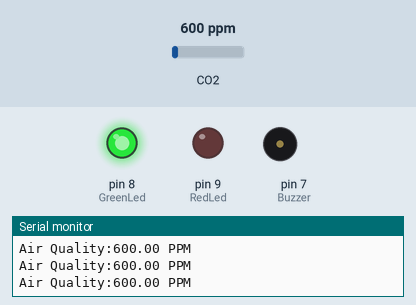
Recording of a sketch running on a simulated Arduino Uno, built with avr-gcc and run on an emulated ATmega328P. Parts: output pins drawn as LEDs (lit = HIGH), buzzer (waves = sounding), the last lines printed to the serial monitor. The test bench sets the inputs (shaded band); at power-on: CO2 600 ppm.

Above: at 1.2 s.
1.3 s: CO2 set to 973 ppm
4.3 s: CO2 set to 1034 ppm
At 5.4 s:
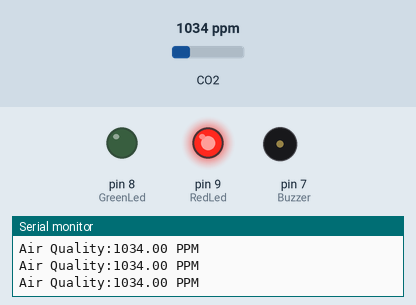
5.8 s: CO2 set to 1961 ppm
8.8 s: CO2 set to 2036 ppm
At 9.7 s:
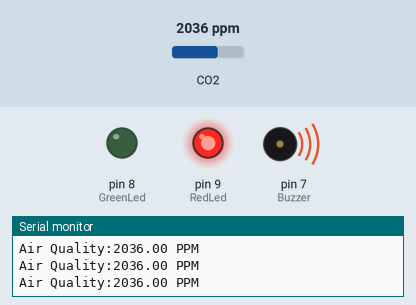
10.3 s: CO2 set to 1050 ppm
At 11.4 s:
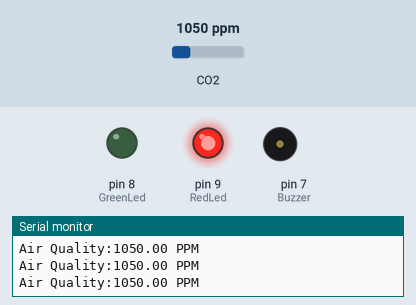
13.3 s: CO2 set to 452 ppm
At 14.2 s:
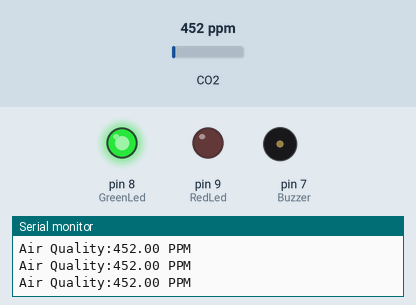
Timing chart, 0 to 15.8 s (numbered marks = the images above; inputs shaded):
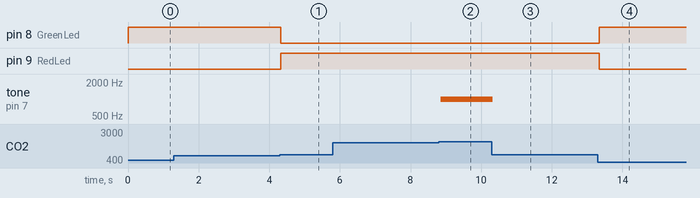

Measured:
- the behaviour switches between 1000 and 1001 ppm on CO2 (found by bisection; images 0 and 1)
- the behaviour switches between 2000 and 2001 ppm on CO2 (found by bisection; images 1 and 2)
- after the input at 4.3 s, pin 8 (GreenLed): HIGH → LOW at once; pin 9 (RedLed): LOW → HIGH at once
- after the input at 8.8 s, tone on pin 7 (Buzzer): silent → 1000 Hz after 0.05 s
- after the input at 10.3 s, tone on pin 7 (Buzzer): 1000 Hz → silent at once
- after the input at 13.3 s, pin 8 (GreenLed): LOW → HIGH after 0.05 s; pin 9 (RedLed): HIGH → LOW after 0.05 s

The sketch:

Tinkerer_lab.ino
```cpp
 #include "MQ135.h"
 //OLED Display libraries
 #include <SPI.h>
 #include <Wire.h>


 //In and Out
 int RedLed = 9;
 int GreenLed = 8;
 int Buzzer = 7;

void setup()
 {
  pinMode(RedLed, OUTPUT);   // initialize digital pin RedLed as an output.
  pinMode(GreenLed, OUTPUT); // initialize digital pin GreenLed as an output.
  pinMode(Buzzer, OUTPUT);   // initialize digital pin Buzzer as an output.
  // Start serial communication between arduino and your computer
  Serial.begin(9600);


 }


void loop()
 {
  // Read Senso value
  MQ135 gasSensor = MQ135(A0);
  float air_quality = gasSensor.getPPM();
  // Print Senso value on Serial Monitor Window
  Serial.print("Air Quality:");
  Serial.print(air_quality);
  Serial.println(" PPM");
    // when air quality value less than 1000PPM
    if (air_quality<=1000)
     {
      digitalWrite(GreenLed, HIGH); // turn the Green LED on
      digitalWrite(RedLed,LOW);    // turn the Red LED off
      noTone(Buzzer);              // turn the Buzzer off
     }
    // when air quality value greater than 1000PPM & less than 2000PPM
    else if( air_quality>=1000 && air_quality<=2000 )
     {
      digitalWrite(GreenLed,LOW);  // turn the Green LED off
      digitalWrite(RedLed, HIGH ); // turn the Red LED on
      noTone(Buzzer);              // turn the Buzzer off
     }
    // when air quality value greater than 2000PPM
    else if (air_quality>=2000 )
     {
      digitalWrite(GreenLed,LOW);  // turn the Green LED off
      digitalWrite(RedLed,HIGH);   // turn the Red LED on
      tone(Buzzer, 1000, 200);     // turn the Buzzer on
     }
    }
```
